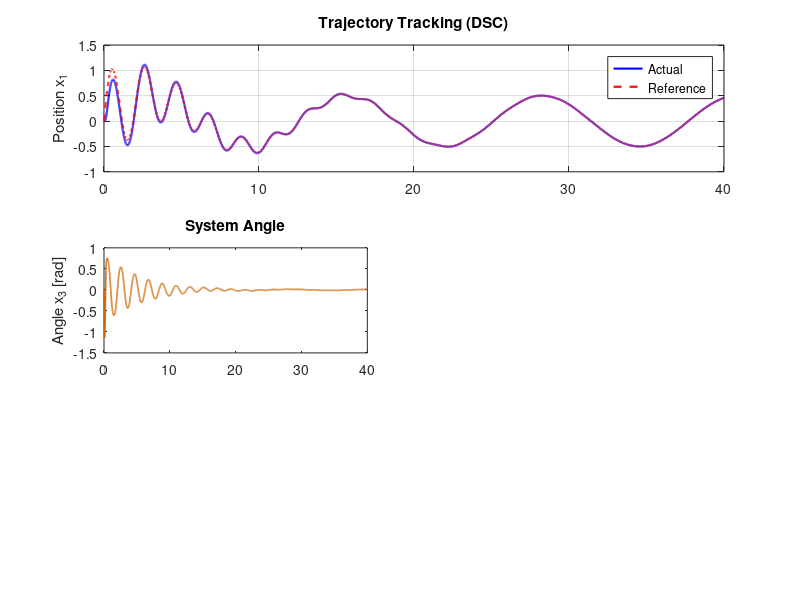

The MATLAB source for this figure: (Note: this script raises an error after producing the figure.)
%% ARS5 Project
% authors: 
%           Stefano MUSSO PIANTELLI
%           Elias Charbel SALAMEH
% issued on: 06/01/2026

clear; 
clc; 
close all;

%% Setup
g = 9.81;
Tend = 40;          
dt   = 5e-3;        % Slightly smaller dt for filter accuracy
t    = 0:dt:Tend;   
N    = numel(t);    

%% Controller Tuning
k1 = 2.0; % Controller Gains
k2 = 5.0; 
k3 = 5.0; 
k4 = 5.0; 

% DSC Filter Time Constant (tau)
% Determines how fast the filter tracks the raw signal.
% Too small = noisy derivative. Too large = delay/instability.
tau = 0.02; 

%% Reference Trajectory Definition 
x1_star = @(tt) exp(-0.2*tt).*sin(3*tt) + 0.5*sin(0.5*tt);

x1_star_dot = @(tt) exp(-0.2*tt).*(3*cos(3*tt) - 0.2*sin(3*tt)) ...
    + 0.25*cos(0.5*tt);

x1_star_ddot = @(tt) exp(-0.2*tt).*(-8.96*sin(3*tt) - 1.2*cos(3*tt)) ...
    - 0.125*sin(0.5*tt);

%% Memory Allocation & Initialization
x = zeros(4, N);
u = zeros(1, N);
e = zeros(4, N);

% phi_f  : Filtered Virtual Controls (Actual values used in error calc)
% phi_dot: Smooth derivatives from the filter
phi_f   = zeros(4, N);
phi_dot = zeros(4, N);

% Initial Conditions
x(:,1) = [0; 0; 0; 0];

% Initialize filters with steady state assumptions to avoid startup "jumps"
% At t=0, x1_star_dot is approx 3.25. 
% We initialize phi_f(2) to this so it doesn't start at 0 and jump.
phi_f(2,1) = x1_star_dot(0); 

%% Main Simulation Loop
fprintf('Starting DSC simulation...\n');

for k = 1:N-1
    tk = t(k);
    
    % --- Step 1: Position Error ---
    x1d     = x1_star(tk);
    x1d_dot = x1_star_dot(tk);
    
    e(1,k) = x(1,k) - x1d;
    
    % Raw Virtual Control 2 (Target)
    phi2_cmd = -k1 * e(1,k) + x1d_dot;
    
    % DSC Filter for phi2
    % Dynamics: tau * phi_dot + phi = phi_cmd
    % Therefore: phi_dot = (phi_cmd - phi_current) / tau
    phi_dot(2,k) = (phi2_cmd - phi_f(2,k)) / tau;
    
    % Update Filter State (Euler Integration)
    phi_f(2,k+1) = phi_f(2,k) + dt * phi_dot(2,k);
    
    
    % --- Step 2: Velocity Error ---
    % Note: We use the FILTERED value phi_f(2) for the error, not the raw command
    e(2,k) = x(2,k) - phi_f(2,k);
    
    % Raw Virtual Control 3 (Target)
    % Inverting x2_dot = -g * tan(x3)
    term_inside = (k2 * e(2,k) - phi_dot(2,k)) / g;
    phi3_cmd    = atan(term_inside);
    
    % DSC Filter for phi3
    phi_dot(3,k) = (phi3_cmd - phi_f(3,k)) / tau;
    
    % Update Filter State
    phi_f(3,k+1) = phi_f(3,k) + dt * phi_dot(3,k);
    
    
    % --- Step 3: Angle Error ---
    e(3,k) = x(3,k) - phi_f(3,k);
    
    % Raw Virtual Control 4 (Target)
    phi4_cmd = -k3 * e(3,k) + phi_dot(3,k);
    
    % DSC Filter for phi4
    phi_dot(4,k) = (phi4_cmd - phi_f(4,k)) / tau;
    
    % Update Filter State
    phi_f(4,k+1) = phi_f(4,k) + dt * phi_dot(4,k);
    
    
    % --- Step 4: Angle Rate Error ---
    e(4,k) = x(4,k) - phi_f(4,k);
    
    % Final Control Law (No filter needed here, this is the actual input)
    u(k) = -k4 * e(4,k) + phi_dot(4,k);
    
    
    % --- Step 5: System Dynamics ---
    % Safety Saturation
    if abs(x(3,k)) > 1.56 
       x(3,k) = sign(x(3,k)) * 1.56; 
    end

    x1_dot = x(2,k);
    x2_dot = -g * tan(x(3,k));
    x3_dot = x(4,k);
    x4_dot = u(k);
    
    % Update Plant State
    x(1,k+1) = x(1,k) + dt * x1_dot;
    x(2,k+1) = x(2,k) + dt * x2_dot;
    x(3,k+1) = x(3,k) + dt * x3_dot;
    x(4,k+1) = x(4,k) + dt * x4_dot;
end

% Final values for plotting
u(end) = u(end-1);
e(:,end) = e(:,end-1);
fprintf('Simulation complete.\n');

%% Visualization
figure('Color','w','Name','DSC Backstepping Results', 'Position', [100 100 1000 700]);

% Trajectory
subplot(3,2,1:2);
plot(t, x(1,:), 'b', 'LineWidth', 1.5); hold on;
plot(t, arrayfun(x1_star, t), 'r--', 'LineWidth', 1.5);
ylabel('Position x_1'); title('Trajectory Tracking (DSC)');
legend('Actual','Reference'); grid on;

% Angle
subplot(3,2,3);
plot(t, x(3,:), 'Color', [0.8 0.4 0], 'LineWidth', 1.2);
ylabel('Angle x_3 [rad]'); title('System Angle');
yline(pi/2,'y:'); yline(-pi/2,'y:'); grid on;

% Control Input (Notice how much smoother this is compared to finite diff!)
subplot(3,2,4);
plot(t, u, 'c', 'LineWidth', 1.0);
ylabel('u'); title('Control Input (Smoothed)');
grid on;

% Errors
subplot(3,2,5:6);
plot(t, e(1,:), 'LineWidth', 1.2); hold on;
plot(t, e(2,:), 'LineWidth', 1.2);
plot(t, e(3,:), 'LineWidth', 1.2);
plot(t, e(4,:), 'LineWidth', 1.2);
ylabel('Error'); xlabel('Time [s]');
legend('e1','e2','e3','e4'); title('Tracking Errors');
grid on;